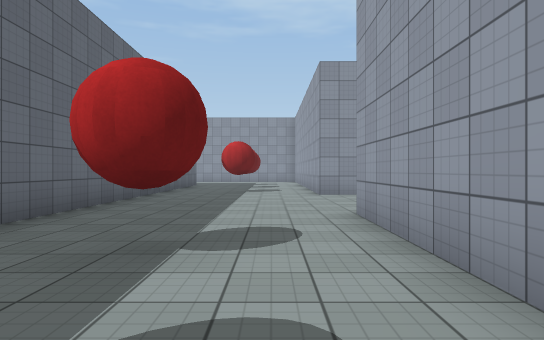
view 1 (above)

24 first-person views from a walk through a scene from a Unity 3-D project. The camera is 1.3 m above the floor, looks level and sees 75° across. The floor is counted in squares, 2 m on a side. Each view is taken from the middle of a square. On the plan, view 1 faces up. The plan holds only what a view shows up to about 10 squares ahead; the rest is blank. The place goes on beyond the plan. Surface patterns are stand-ins for the level's own textures.

view 2
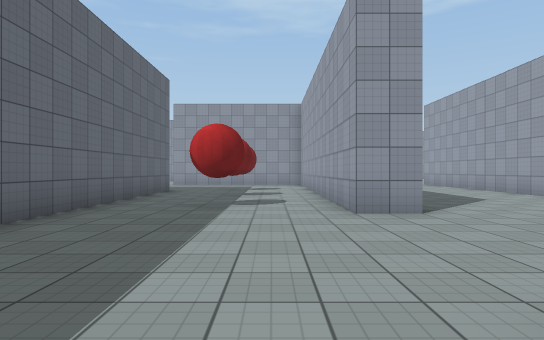

view 3
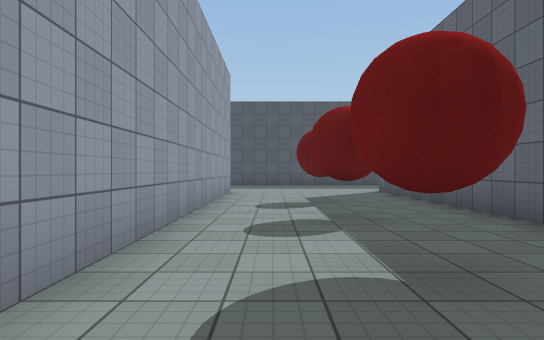

view 4
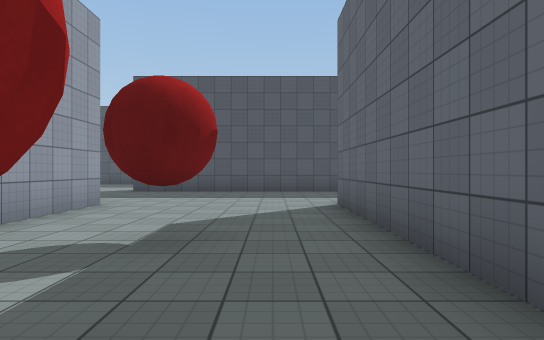

view 5
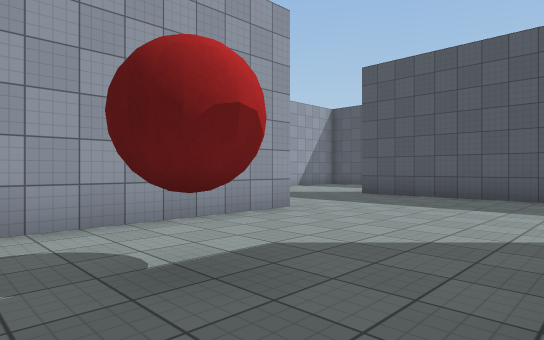

view 6
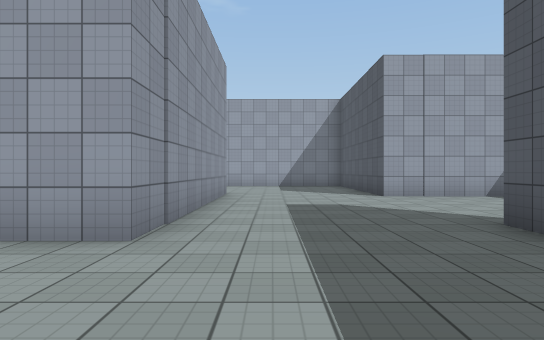

view 7
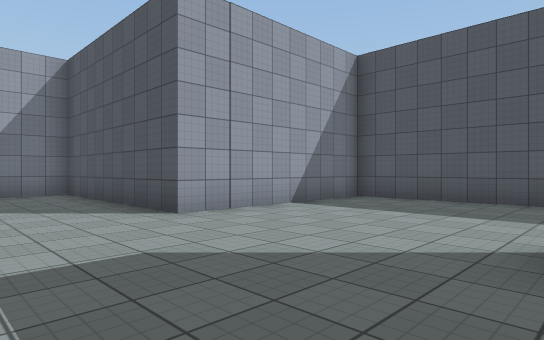

view 8
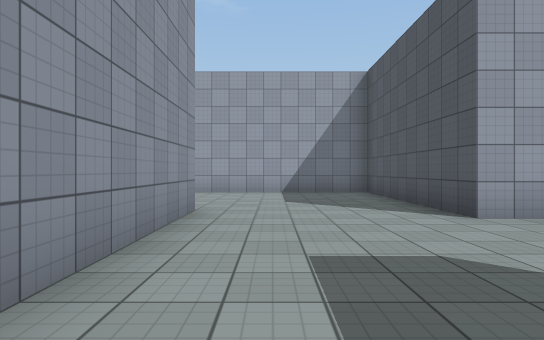

view 9
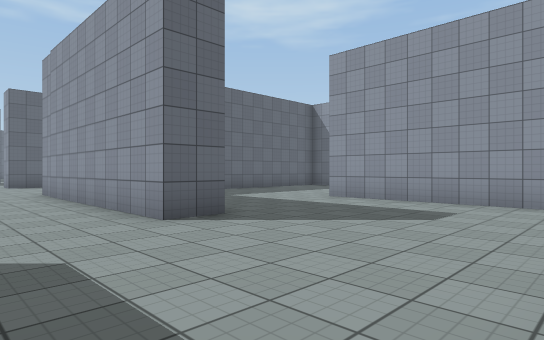

view 10
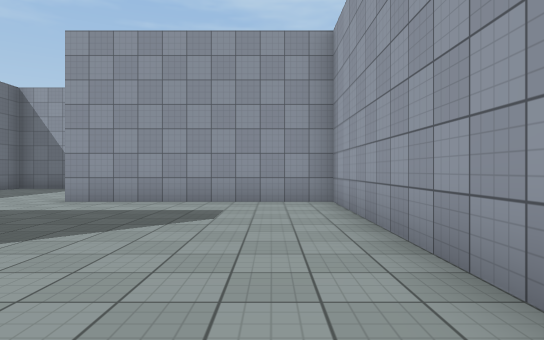

view 11
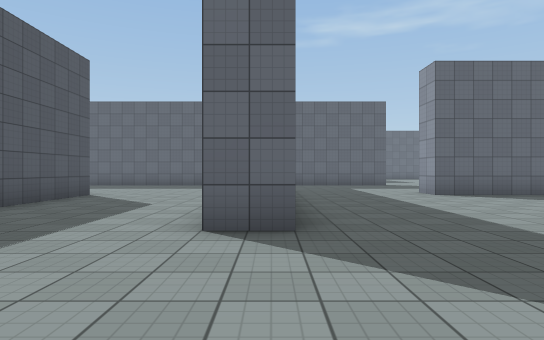

view 12
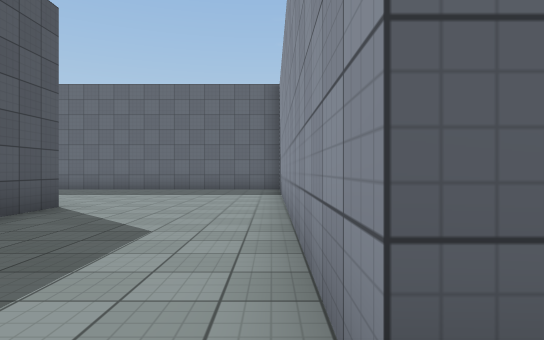

view 13
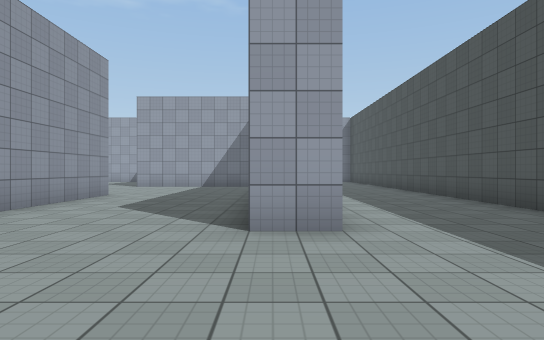

view 14
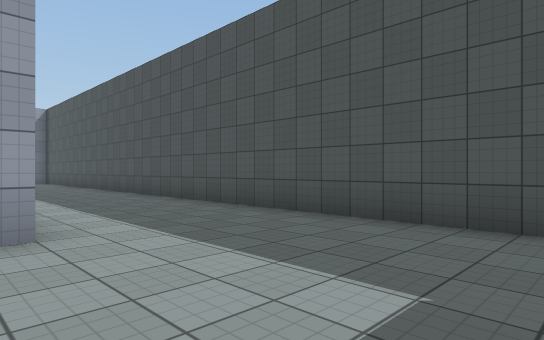

view 15
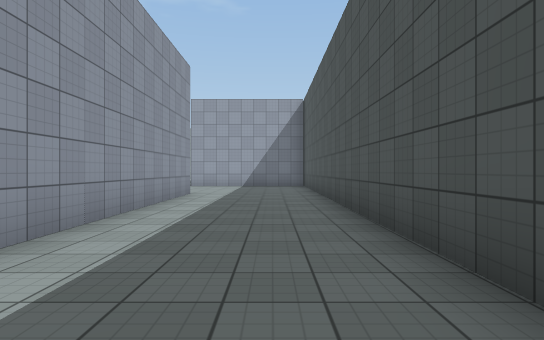

view 16
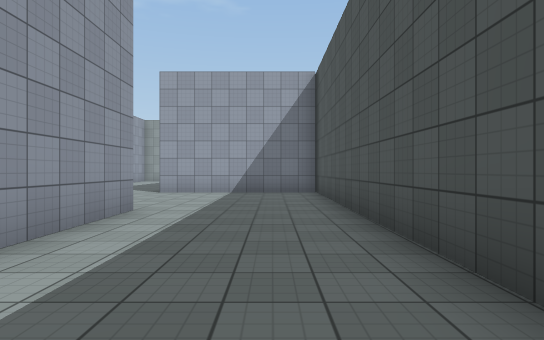

view 17
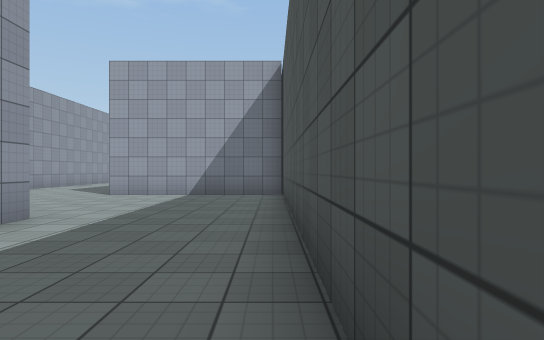

view 18
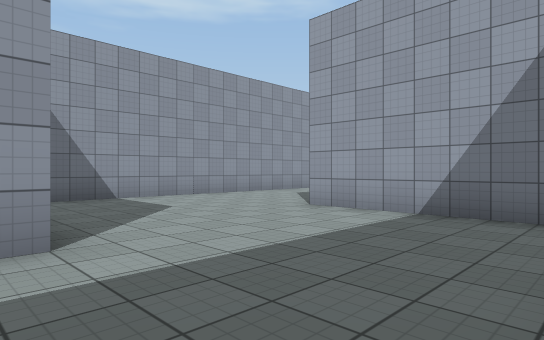

view 19
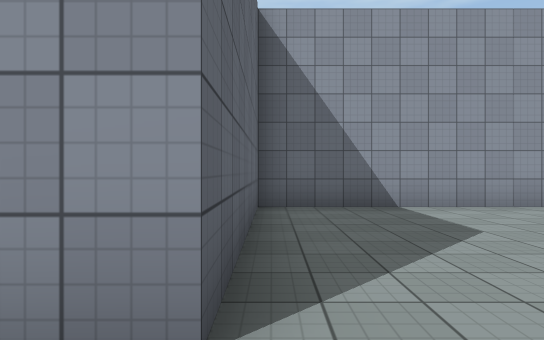

view 20
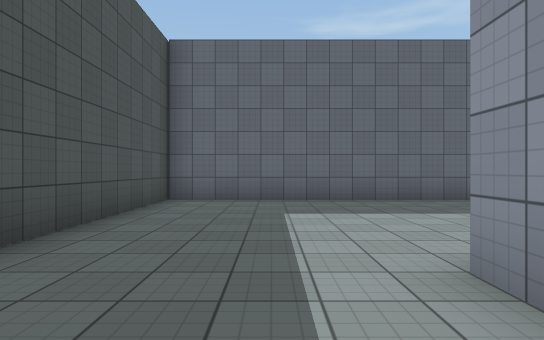

view 21
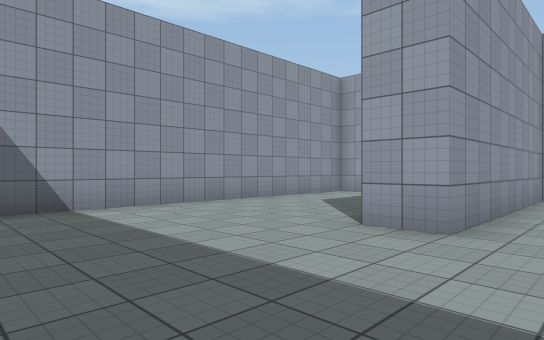

view 22
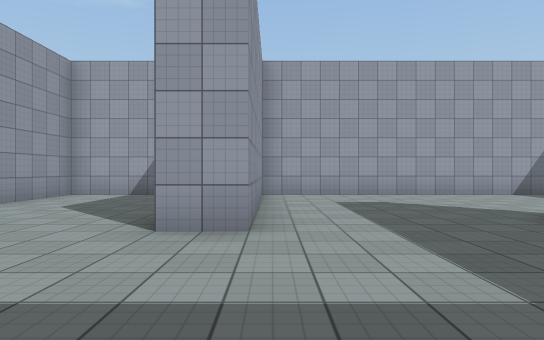

view 23
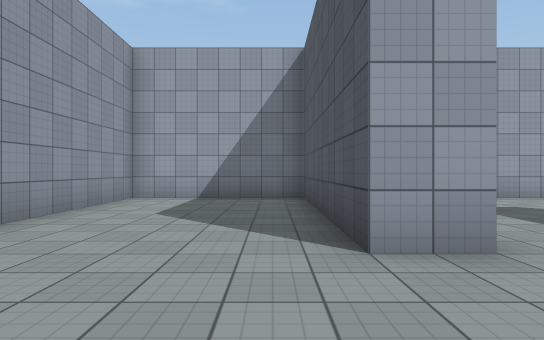

view 24
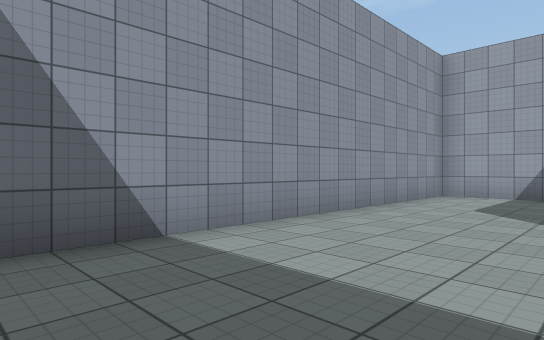

### Floor plan
Points are (right, up) in squares from view 1. A wall is a line through its corners. A room is listed if a view was taken in it or the views show most of it. See-through windows are left out.
Room 1 (views 1, 2, 3, 4, 5, 6, 7, 8, 9, 10, 11, 12, 13, 14, 15, 16, 17, 18, 19, 20, 21, 22, 23, 24)
walls: (-1.9, -9.8) (2.2, -9.8) (2.2, -10.8) (-6.8, -10.8); (-3.3, 0.9) (-3.3, -5.7) (-4, -5.7); (7.8, -4.8) (7.8, -5.7) (1.2, -5.7) (1.2, 5.2); (3, -14.7) (6.8, -14.7) (6.8, -9.8) (12.3, -9.8) (12.3, -0.7) (6.8, -0.7) (6.8, 0.2) (12.3, 0.2) (12.3, 4.2) (3.4, 4.2); (-2.6, -15.8) (-3.2, -15.8) (-3.2, -14.7) (-0.1, -14.7); (-8.8, -12.6) (-8.7, -19.3) (12.3, -19.3) (12.3, -14.8); (12.9, -10.8) (7.8, -10.8) (7.8, -15.8) (0.9, -15.8); (2.2, 9.3) (1.2, 9.3) (1.2, 13.9); (-3.3, 14) (-3.3, 4.1); (6.8, 12.8) (6.8, 14)
objects: red ball (-1, -2); red ball (-1, 0); red ball (-1, 3); red ball (-1, 10) to (-1, 11); red ball (-1, 13)

Where each view was taken, in squares from view 1:
view 1: 0 up, 0 right, facing up
view 2: 4 up, 0 right, facing up
view 3: 5 up, 0 right, facing down
view 4: 1 up, 2 left, facing down
view 5: 1 down, 3 left, facing down-right
view 6: 7 down, 2 left, facing right
view 7: 7 down, 2 right, facing down-right
view 8: 7 down, 2 right, facing right
view 9: 8 down, 12 right, facing up-left
view 10: 8 down, 11 right, facing up
view 11: 10 down, 6 right, facing left
view 12: 11 down, 3 right, facing left
view 13: 15 down, 7 left, facing right
view 14: 15 down, 7 left, facing down-right
view 15: 18 down, 2 left, facing right
view 16: 18 down, 2 right, facing right
view 17: 19 down, 3 right, facing right
view 18: 19 down, 7 right, facing up-right
view 19: 17 down, 8 right, facing up
view 20: 17 down, 1 left, facing left
view 21: 2 down, 3 right, facing up-right
view 22: 1 down, 3 right, facing right
view 23: 1 up, 4 right, facing right
view 24: 1 up, 3 right, facing up-right
